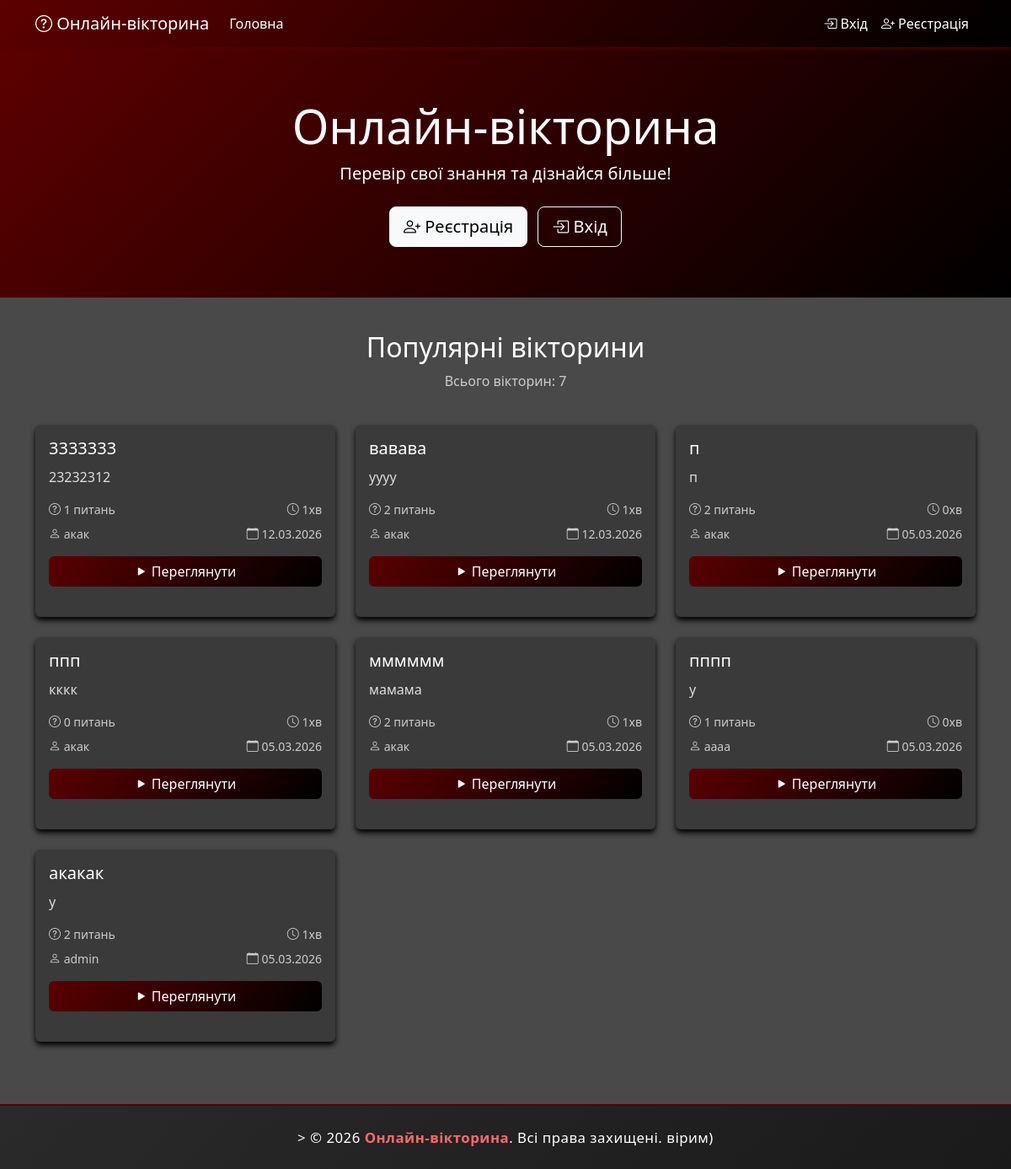
The page / on the database its author committed.
### quizzes/models.py (models this page shows, shortened)
class Quiz(models.Model):
    title = models.CharField(max_length=200, verbose_name="Quiz Title")
    description = models.TextField(max_length=1000, verbose_name="Quiz Description")
    created_at = models.DateTimeField(auto_now_add=True, verbose_name="Created At")
    creator = models.ForeignKey(User, on_delete=models.CASCADE, null=True, blank=True, related_name='quizzes')
    is_active = models.BooleanField(default=True, verbose_name='Active')
    hours = models.IntegerField(default=0, verbose_name='Годин')
    minutes = models.IntegerField(default=1, verbose_name='Хвилин')
    seconds = models.IntegerField(default=0, verbose_name='Секунд')
    has_time_limit = models.BooleanField(default=True, verbose_name='Має обмеження часу')
    class Meta:
        verbose_name = "Quiz"
        verbose_name_plural = "Quizzes"

### quizzes/views.py (the view)
# urls.py: path('', views.home, name='home'),
def home(request):
    quizzes = Quiz.objects.filter(is_active=True).order_by('-created_at')
    context = {
        'quizzes': quizzes,
        'page_title': 'Home Page',
    }
    return render(request, 'quizzes/home.html', context)

### quizzes/context_processors.py (called while the page is built)
def global_quiz_data(request):
    return {
        'total_quizzes_count': Quiz.objects.filter(is_active=True).count(),
        'is_playing': request.session.get('quiz_session_id') is not None,
    }

### quizzes/templates/quizzes/home.html (shortened to what this page needs)
{% extends 'base.html' %}
{% block body_class %}play-page{% endblock %}
{% block content %}
<div class="header text-center">
    <div class="container">
        <h1 class="display-4">Онлайн-вікторина</h1>
        <p class="lead">Перевір свої знання та дізнайся більше!</p>
        {% if not user.is_authenticated %}
            <div class="mt-4">
                <a href="{% url 'register' %}" class="btn btn-light btn-lg me-2">
                    <i class="bi bi-person-plus"></i> Реєстрація
                </a>
                <a href="{% url 'login' %}" class="btn btn-outline-light btn-lg">
                    <i class="bi bi-box-arrow-in-right"></i> Вхід
                </a>
            </div>
        {% endif %}
    </div>
</div>
<div class="container">
    <div class="row mb-4">
        <div class="col-12 text-center">
            <h2>Популярні вікторини</h2>
            <p class="text-muted">Всього вікторин: {{ quizzes.count }}</p>
        </div>
    </div>
    <div class="row">
        {% if quizzes %}
            {% for quiz in quizzes %}
                <div class="col-md-4 mb-4">
                    <div class="card quiz-card h-100">
                        <div class="card-body">
                            <h5 class="card-title">{{ quiz.title }}</h5>
                            <p class="card-text">{{ quiz.description|truncatechars:100 }}</p>
                            <div class="d-flex justify-content-between align-items-center mt-3">
                                <small class="text-muted">
                                    <i class="bi bi-question-circle"></i> {{ quiz.questions.count }} питань
                                </small>
                                <small class="text-muted">
                                    <i class="bi bi-clock"></i>
                                    {% if quiz.has_time_limit %}
                                        {{ quiz.minutes }}хв
                                    {% else %}
                                        ∞
                                    {% endif %}
                                </small>
                            </div>
                            <div class="d-flex justify-content-between align-items-center mt-2">
                                <small class="text-muted">
                                    <i class="bi bi-person"></i> {{ quiz.creator.username|default:"Анонім" }}
                                </small>
                                <small class="text-muted">
                                    <i class="bi bi-calendar"></i> {{ quiz.created_at|date:"d.m.Y" }}
                                </small>
                            </div>
                            <a href="{% url 'quiz_detail' quiz.id %}" class="btn btn-primary w-100 mt-3">
                                <i class="bi bi-play-fill"></i> Переглянути
                            </a>
                        </div>
                    </div>
                </div>
            {% endfor %}
        {% endif %}
    </div>
</div>
<footer class="footer">
    <div class="container">
        <p class="mb-0 text-center">>
            &copy; {% now "Y" %} <span class="brand">Онлайн-вікторина</span>. Всі права захищені. вірим)
        </p>
    </div>
</footer>
{% endblock %}

### static/css/style.css (style rules this page uses)
body { background-color: #494949; font-family: 'Segoe UI', sans-serif; color: #ffffff; margin: 0; padding: 0; }
.btn-primary { background: linear-gradient(135deg, #5c0000 0%, #000000 100%); border: none; color: white; transition: all 0.3s; }
.card { border: none; box-shadow: 0 4px 6px rgb(83, 1, 1); background-color: #333333; color: white; transition: transform 0.3s, box-shadow 0.3s; }
.text-muted { color: #cccccc !important; }
h1, h2, h3, h4, h5, h6 { color: white; }
.header { background: linear-gradient(135deg, #5c0000 0%, #000000 100%); color: rgb(255, 255, 255); padding: 60px 0; margin-bottom: 40px; text-align: center; }
.quiz-card { transition: transform 0.3s; margin-bottom: 20px; border: none; box-shadow: 0 4px 6px rgb(0, 0, 0); height: 100%; display: flex; flex-direction: column; background-color: #3a3a3a; }
.quiz-card .card-text { color: #dddddd; flex-grow: 1; }
.quiz-card .card-title { color: white; font-size: 1.25rem; margin-bottom: 10px; }
.footer { background: linear-gradient(135deg, #2a2a2a 0%, #1a1a1a 100%); color: #ffffff; padding: 25px 0; margin-top: 50px; border-top: 2px solid #5c0000; }
.footer .container { display: flex; justify-content: center; align-items: center; text-align: center; }
.footer p { color: #ffffff; font-weight: 500; letter-spacing: 0.5px; font-size: 1.05rem; }
.footer .brand { color: #ff6b6b; font-weight: bold; }

### rows shown on the page
Quiz: title "3333333", description "23232312", questions.count "1", minutes "1", creator.username "акак", created_at "12.03.2026"
Quiz: title "вавава", description "уууу", questions.count "2", minutes "1", creator.username "акак", created_at "12.03.2026"
Quiz: title "п", description "п", questions.count "2", minutes "0", creator.username "акак", created_at "05.03.2026"
Quiz: title "ппп", description "кккк", questions.count "0", minutes "1", creator.username "акак", created_at "05.03.2026"
Quiz: title "мммммм", description "мамама", questions.count "2", minutes "1", creator.username "акак", created_at "05.03.2026"
Quiz: title "пппп", description "у", questions.count "1", minutes "0", creator.username "аааа", created_at "05.03.2026"
Quiz: title "акакак", description "у", questions.count "2", minutes "1", creator.username "admin", created_at "05.03.2026"

### other values the page prints
{{ quizzes.count }} "7"
